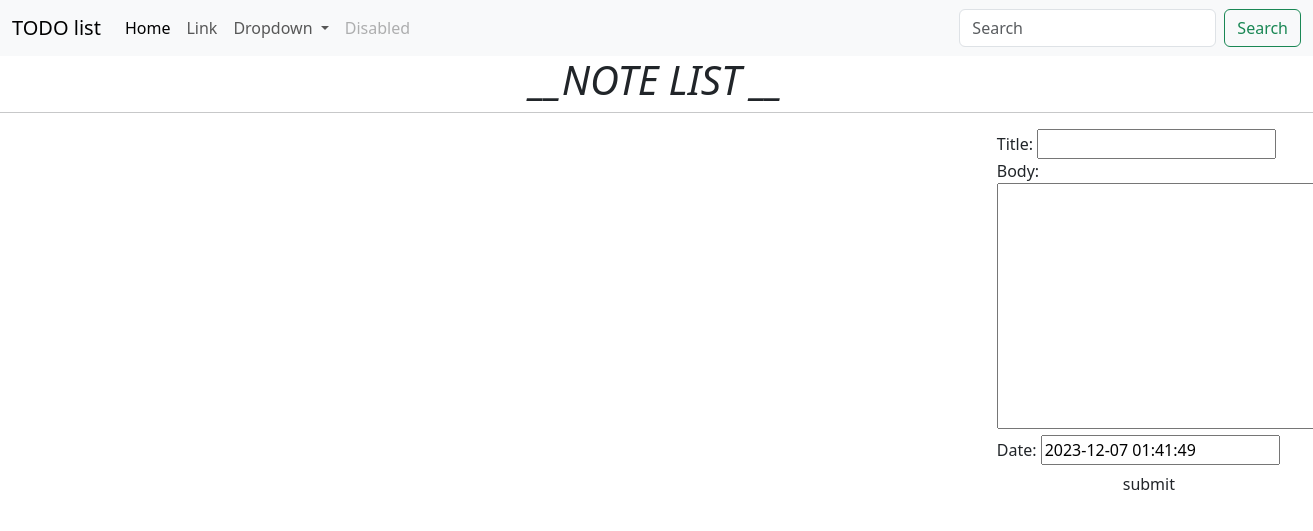
Before: / with the older database file.
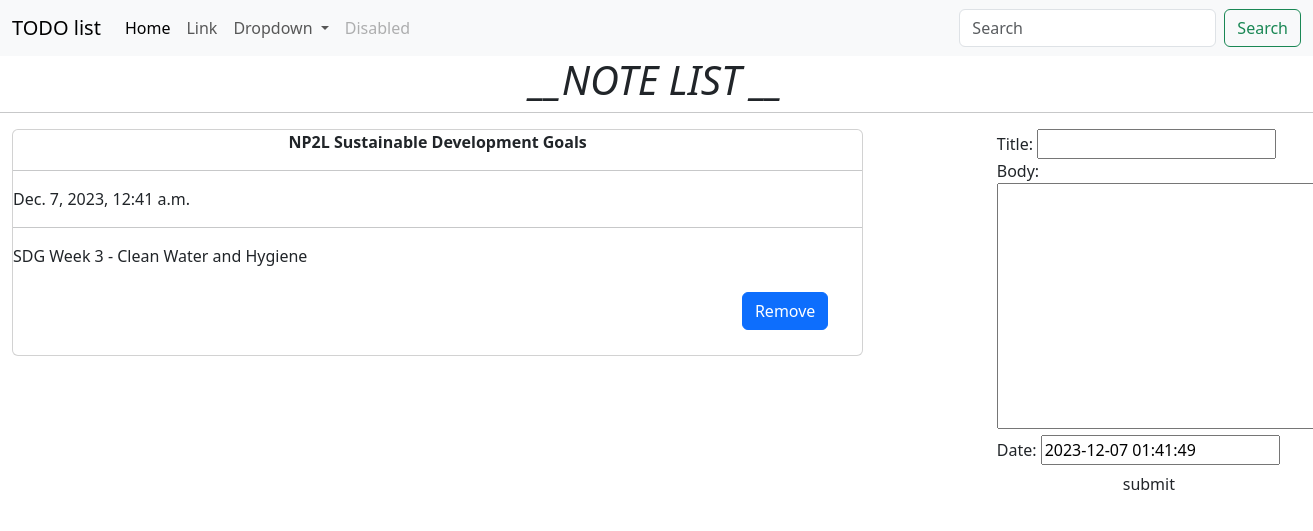
After: the same page with the newer database file.
### note/models.py (models this page shows, shortened)
class note(models.Model):
    title = models.CharField(max_length=100)
    body = models.TextField()
    date = models.DateTimeField(default=timezone.now())

### note/views.py (the view)
# urls.py: path('', views.index, name = "note"),
def index(request):
    item_list = note.objects.order_by("-date")
    if request.method == "POST":
        form = NoteForm(request.POST)
        if form.is_valid():
            form.save()
            return redirect('note')
    form = NoteForm()
    page = {
        "forms": form,
        "list": item_list,
        "title": "KEEP NOTE"
    }
    return render(request, 'note/index.html', page)

### note/form.py
class NoteForm (forms.ModelForm):
    class Meta:
        model = note
        fields = "__all__"

### note/templates/note/index.html (shortened to what this page needs)
<!DOCTYPE html>
<html lang="en">
<head>
    <link href="https://cdn.jsdelivr.net/npm/bootstrap@5.3.0/dist/css/bootstrap.min.css" rel="stylesheet">
</head>
<body>
    <nav class="navbar navbar-expand-lg bg-body-tertiary">
        <div class="container-fluid">
          <a class="navbar-brand" href="#">TODO list</a>
          <div class="collapse navbar-collapse" id="navbarSupportedContent">
            <ul class="navbar-nav me-auto mb-2 mb-lg-0">
              <li class="nav-item">
                <a class="nav-link active" aria-current="page" href="#">Home</a>
              </li>
              <li class="nav-item">
                <a class="nav-link" href="#">Link</a>
              </li>
              <li class="nav-item dropdown">
                <a class="nav-link dropdown-toggle" href="#" role="button" data-bs-toggle="dropdown" aria-expanded="false">
                  Dropdown
                </a>
              </li>
              <li class="nav-item">
                <a class="nav-link disabled">Disabled</a>
              </li>
            </ul>
            <form class="d-flex" role="search">
              <input class="form-control me-2" type="search" placeholder="Search" aria-label="Search">
              <button class="btn btn-outline-success" type="submit">Search</button>
            </form>
          </div>
        </div>
      </nav>
      <div class="container-fluid">
        <center class="row">
          <h1><i>__NOTE LIST __</i></h1>
          <hr>
        </center>
        <div class="row">
          <div class="col-md-8">
            {% for i in list %}
              <div class="card">
                <center><b>{{i.title}}</b></center>
                <hr>
                {{i.date}}
                <hr>
                {{i.body}}
                <br>
                <br>
                <form action="/del/{{i.id}}/" method="POST" style="padding-right: 4%; padding-bottom: 3%;">
                  <button value="remove" type="submit" class="btn btn-primary" style="float: right;"><span class="glyphicon gliphicon-trash">Remove</span></button>
                </form>
              </div>
            {% endfor %}
          </div>
          <div class="col-md-1"></div>
          <div class="col-md-3">
            <div class="submit-form">
              <form method="POST">
                {{forms}}
                <center><input type="submit" value="submit" class="btn btn-default"></center>
              </form>
            </div>
          </div>
        </div>
      </div>
</body>
</html>

Changed rows visible on the page:
added note: title "NP2L Sustainable Development Goals", date "Dec. 7, 2023, 12:41 a.m.", body "SDG Week 3 - Clean Water and Hygiene"
